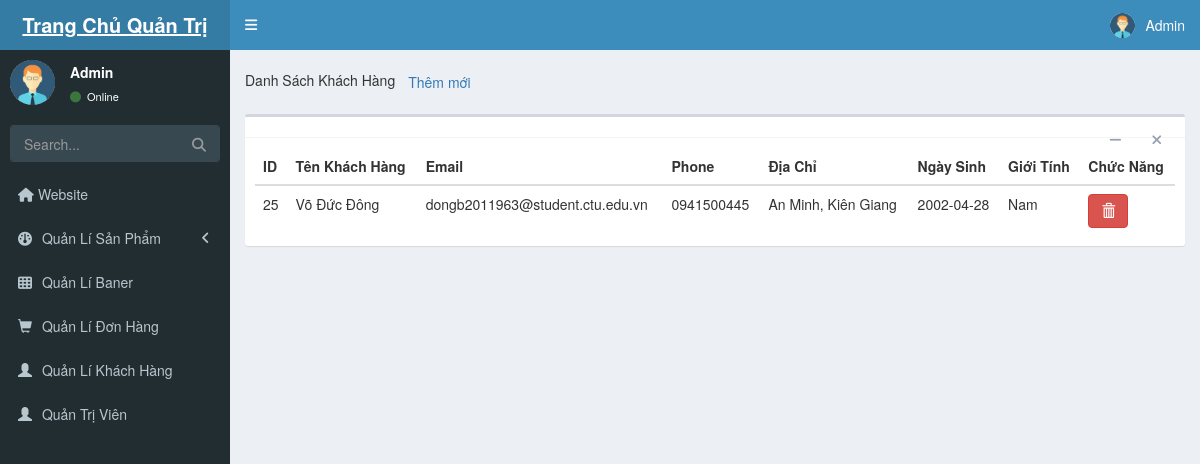
The app's page /index.php?module=thanhvien (signed in) with its own data.
### tables this page shows
CREATE TABLE `customer` (
  `id` int(11) NOT NULL,
  `name` varchar(100) DEFAULT NULL,
  `email` varchar(100) DEFAULT NULL,
  `phone` varchar(20) DEFAULT NULL,
  `address` varchar(255) DEFAULT NULL,
  `password` varchar(100) DEFAULT NULL,
  `birthday` date DEFAULT NULL,
  `gender` tinyint(1) DEFAULT NULL,
  `status` tinyint(1) DEFAULT 1
);

### index.php (called while the page is built)
<?php include 'header.php'; ?>
<?php
$module = isset($_GET['module']) ? $_GET['module'] : 'main';
$action = isset($_GET['action']) ? $_GET['action'] : 'danh-sach';
include 'modules/'.$module.'/'.$action.'.php';
?>
 <?php include 'footer.php'; ?>

### modules/thanhvien/danh-sach.php (the view)
<section class="content-header">
Danh Sách Khách Hàng<a href="index.php?module=thanhvien&action=them-kh" class="btn btn-default btn-link">Thêm mới</a>
</section>
<section class="content">
<?php
$query = mysqli_query($conn,"SELECT * FROM customer");
?>
  <div class="box">
    <div class="box-header with-border">
      <div class="box-tools pull-right">
        <button type="button" class="btn btn-box-tool" data-widget="collapse" data-toggle="tooltip"
                title="Collapse">
          <i class="fa fa-minus"></i></button>
        <button type="button" class="btn btn-box-tool" data-widget="remove" data-toggle="tooltip" title="Remove">
          <i class="fa fa-times"></i></button>
      </div>
    </div>
    <div class="box-body">
      <table class="table table-hover">
        <thead>
          <tr>
            <th>ID</th>
            <th>Tên Khách Hàng</th>
            <th>Email</th>
              <th>Phone</th>
            <th>Địa Chỉ</th>
            <th>Ngày Sinh</th>
            <th>Giới Tính</th>
            <th>Chức Năng</th>
          </tr>
        </thead>
        <tbody>
        <?php foreach($query as $cus) { ?>
          <tr>
            <td><?php echo $cus['id']; ?></td>
            <td><?php echo $cus['name']; ?></td>
              <td><?php echo $cus['email']; ?></td>
              <td><?php echo $cus['phone']; ?></td>
            <td><?php echo $cus['address']; ?></td>
            <td><?php echo date($cus['birthday']); ?></td>
            <td><?php echo $cus['gender']==0?"Nam":"Nữ"; ?></td>
          <td>  <a href="index.php?module=thanhvien&action=xoa&id=<?php echo $cus['id'];?>" class="btn btn-danger" onclick="return confirm('bạn có chắc chắn muốn xóa không?')"><span class="glyphicon glyphicon-trash"></span></a></td>
          </tr>
        <?php } ?>
        </tbody>
      </table>
    </div>
  </div>
</section>

### records on screen
customer: id "25", name "Võ Đức Đông", email "dongb2011963@student.ctu.edu.vn", phone "0941500445", address "An Minh, Kiên Giang", birthday "2002-04-28", gender "Nam"

### other values on screen
$admin['name'] "Admin"
